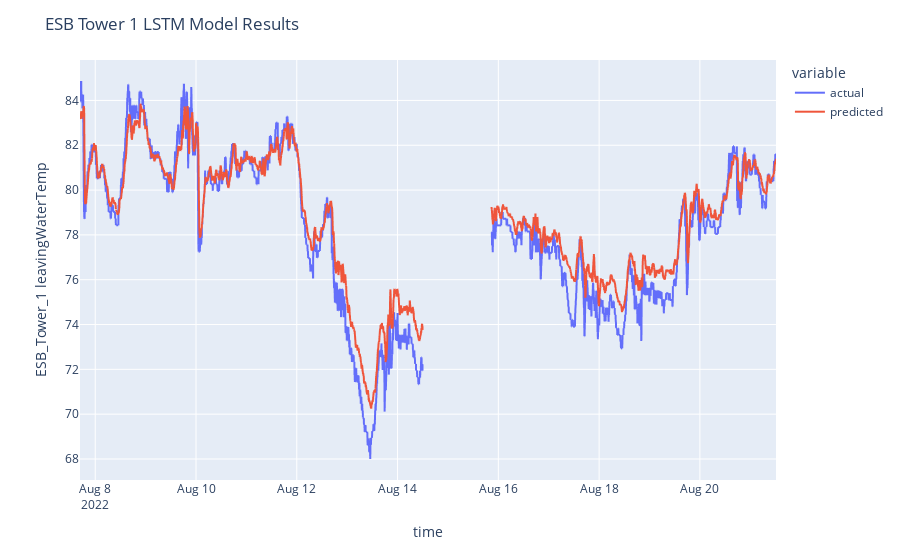

The code cell stored with this chart in its notebook:
### Markdown cell above
<h2 style="color:#27469c">5. Display results</h2>

### Code cell
results_df = pd.DataFrame({'actual': vec_y_test.reshape((vec_y_test.shape[0])), 'predicted': yhat.reshape((yhat.shape[0]))}, index=y_test.index)
results_df = scaler.denormalize_results(results_df)

# Create a new DataFrame with the desired 5-minute interval index
new_index = pd.date_range(start=results_df.index.min(), end=results_df.index.max(), freq='5min')
display_df = pd.DataFrame(index=new_index)
# Merge the new DataFrame with the original DataFrame
display_df = display_df.merge(results_df, how='left', left_index=True, right_index=True)

fig = px.line(display_df, x=display_df.index, y=["actual", "predicted"])
fig.update_layout(
    title="ESB Tower 1 LSTM Model Results",
    xaxis_title="time",
    yaxis_title=target
)
fig.show()
fig.write_html("../plots/esb1_summer_lstm.html")

### Figure 1 — Plotly figure (JSON) as saved in the notebook; plotly's stock layout.template omitted (floating-point values rounded to 4 significant figures; data arrays with more than 128 entries replaced by an {"elided": "..."} marker saying what was removed)
{"data": [{"hovertemplate": "variable=actual<br>index=%{x}<br>value=%{y}<extra></extra>", "legendgroup": "actual", "line": {"color": "#636efa", "dash": "solid"}, "marker": {"symbol": "circle"}, "mode": "lines", "name": "actual", "showlegend": true, "type": "scattergl", "x": {"elided": "3979 str values"}, "xaxis": "x", "y": {"elided": "3979 float values"}, "yaxis": "y"}, {"hovertemplate": "variable=predicted<br>index=%{x}<br>value=%{y}<extra></extra>", "legendgroup": "predicted", "line": {"color": "#EF553B", "dash": "solid"}, "marker": {"symbol": "circle"}, "mode": "lines", "name": "predicted", "showlegend": true, "type": "scattergl", "x": {"elided": "3979 str values"}, "xaxis": "x", "y": {"elided": "3979 float values"}, "yaxis": "y"}], "layout": {"legend": {"title": {"text": "variable"}, "tracegroupgap": 0}, "margin": {"t": 60}, "title": {"text": "ESB Tower 1 LSTM Model Results"}, "xaxis": {"anchor": "y", "domain": [0, 1], "title": {"text": "time"}}, "yaxis": {"anchor": "x", "domain": [0, 1], "title": {"text": "ESB_Tower_1 leavingWaterTemp"}}}}
